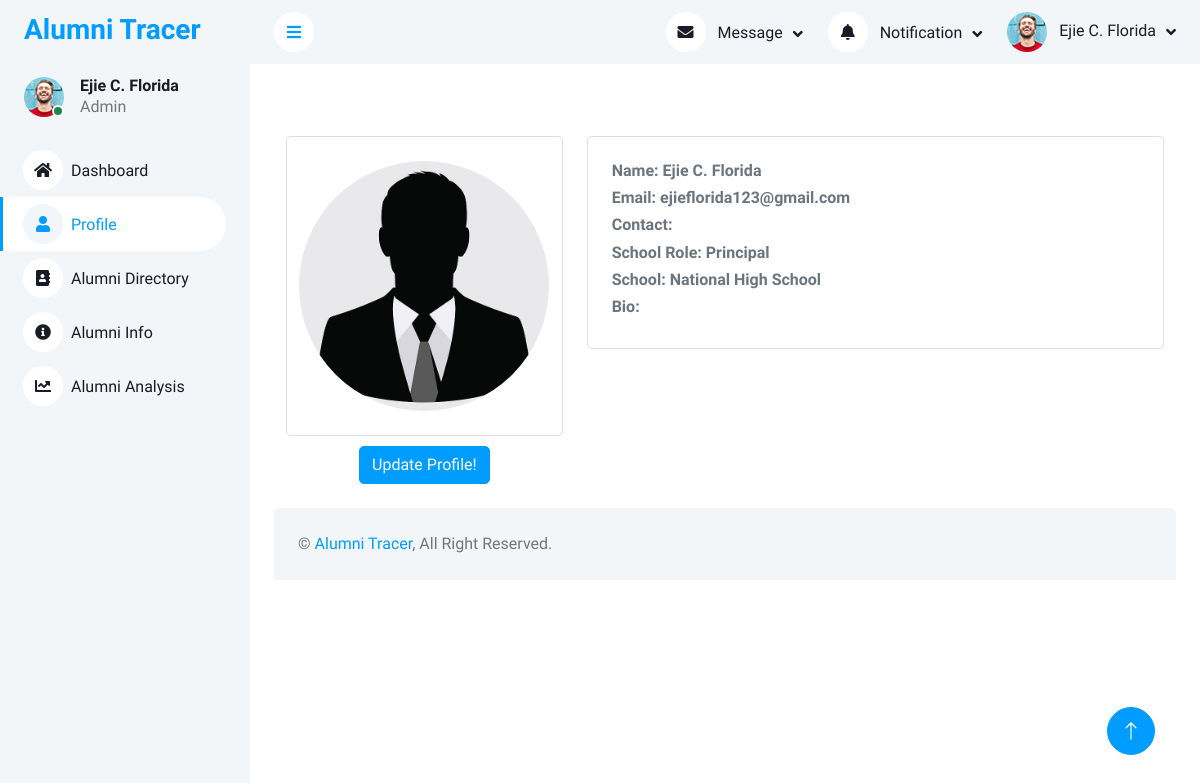
The app's page /php_files/admin_profile.php (signed in) with its own data.
### tables this page shows
CREATE TABLE `r_accounts` (
  `id` int(11) NOT NULL,
  `name` varchar(100) NOT NULL,
  `email` varchar(100) NOT NULL,
  `school_role` varchar(100) NOT NULL,
  `school` varchar(255) NOT NULL,
  `password` varchar(200) NOT NULL,
  `date_registered` datetime NOT NULL DEFAULT current_timestamp(),
  `profile_img` varchar(255) NOT NULL,
  `contact` varchar(255) NOT NULL,
  `bio` varchar(255) NOT NULL,
  `status` varchar(255) NOT NULL,
  `face_data` varchar(255) DEFAULT NULL
);

### php_files/admin_profile.php (the view, shortened to what this page needs)
<?php
include("../connection/conn.php");
function decryptData($encryptedData)
{
    $key = ENCRYPTION_KEY;
    $data = base64_decode($encryptedData);
    $ivLength = openssl_cipher_iv_length('aes-256-cbc');
    $iv = substr($data, 0, $ivLength);
    $encrypted = substr($data, $ivLength);
    return openssl_decrypt($encrypted, 'aes-256-cbc', $key, 0, $iv);
}
$id = $_SESSION['user_id'];
$sql = "SELECT * FROM r_accounts WHERE id = '$id'";
$query = mysqli_query($conn, $sql);
$call = mysqli_fetch_assoc($query);
?>
<!DOCTYPE html>
<html lang="en">
<head>
    <link href="https://cdnjs.cloudflare.com/ajax/libs/font-awesome/5.10.0/css/all.min.css" rel="stylesheet">
    <link href="https://cdn.jsdelivr.net/npm/bootstrap-icons@1.4.1/font/bootstrap-icons.css" rel="stylesheet">
    <link href="../template/lib/owlcarousel/assets/owl.carousel.min.css" rel="stylesheet">
    <link href="../template/lib/tempusdominus/css/tempusdominus-bootstrap-4.min.css" rel="stylesheet" />
    <link href="../template/css/bootstrap.min.css" rel="stylesheet">
    <link href="../template/css/style.css" rel="stylesheet">
</head>
<body>
    <div class="container-xxl position-relative bg-white d-flex p-0">
        <div class="sidebar pe-4 pb-3">
            <nav class="navbar bg-light navbar-light">
                <a href="index.html" class="navbar-brand mx-4 mb-3">
                    <h3 class="text-primary">Alumni Tracer</h3>
                </a>
                <div class="d-flex align-items-center ms-4 mb-4">
                    <div class="position-relative">
                        <img class="rounded-circle" src="../template/img/user.jpg" alt="" style="width: 40px; height: 40px;">
                        <div class="bg-success rounded-circle border border-2 border-white position-absolute end-0 bottom-0 p-1"></div>
                    </div>
                    <div class="ms-3">
                        <h6 class="mb-0"><?php echo decryptData($call["name"] ) ?? 'N/A'; ?></h6>
                        <span>Admin</span>
                    </div>
                </div>
                <div class="navbar-nav w-100">
                <a href="admin_dashboard.php" class="nav-item nav-link "><i class="fa fa-home me-2"></i>Dashboard</a>
                <a href="admin_profile.php" class="nav-item nav-link active"><i class="fa fa-user me-2"></i>Profile</a>
                <a href="admin_alumni_directory.php" class="nav-item nav-link"><i class="fa fa-address-book me-2"></i>Alumni Directory</a>
                <a href="admin_alumni_information.php" class="nav-item nav-link"><i class="fa fa-info-circle me-2"></i>Alumni Info</a>
                <a href="admin_alumni_analysis.php" class="nav-item nav-link"><i class="fa fa-chart-line me-2"></i>Alumni Analysis</a>
                </div>
            </nav>
        </div>
        <div class="content">
            <nav class="navbar navbar-expand bg-light navbar-light sticky-top px-4 py-0">
                <a href="#" class="sidebar-toggler flex-shrink-0">
                    <i class="fa fa-bars"></i>
                </a>
                <div class="navbar-nav align-items-center ms-auto">
                    <div class="nav-item dropdown">
                        <a href="#" class="nav-link dropdown-toggle" data-bs-toggle="dropdown">
                            <i class="fa fa-envelope me-lg-2"></i>
                            <span class="d-none d-lg-inline-flex">Message</span>
                        </a>
                    </div>
                    <div class="nav-item dropdown">
                        <a href="#" class="nav-link dropdown-toggle" data-bs-toggle="dropdown">
                            <i class="fa fa-bell me-lg-2"></i>
                            <span class="d-none d-lg-inline-flex">Notification</span>
                        </a>
                    </div>
                    <div class="nav-item dropdown">
                        <a href="#" class="nav-link dropdown-toggle" data-bs-toggle="dropdown">
                            <img class="rounded-circle me-lg-2" src="../template/img/user.jpg" alt="" style="width: 40px; height: 40px;">
                            <span class="d-none d-lg-inline-flex"><?php echo decryptData($call["name"] ) ?? 'N/A'; ?></span>
                        </a>
                    </div>
                </div>
            </nav>
            <div class="container-fluid pt-4 px-4">
<div class="container mt-5">
    <div class="row">
        <div class="col-lg-4 text-center">
        <div class="card p-3" style="display: flex; justify-content: center; align-items: center; height: 300px;">
        <img src="<?php echo $call['profile_img']; ?>" alt="Profile Picture" id="profile_pic"  style=" height: 250px; width: 250px; border-radius: 50%;">
    </div>
<button type="button" class="btn btn-primary" data-bs-toggle="modal" data-bs-target="#updateProfileModal" style=" margin-top: 10px;">Update Profile!</button>
        </div>
        <div class="col-lg-8">
            <div class="card p-4">
                <div class="col-lg-8">
                    <p class="h6 text-secondary"><strong>Name:</strong> <?php echo decryptData($call['name']) ?? 'N/A'; ?></p>
                    <p class="h6 text-secondary"><strong>Email:</strong> <?php echo $call['email'] ?? 'N/A'; ?></p>
                    <p class="h6 text-secondary"><strong>Contact:</strong> <?php echo decryptData($call['contact']) ?? '000-0000-000'; ?></p>
                    <p class="h6 text-secondary"><strong>School Role:</strong> <?php echo decryptData($call['school_role']) ?? 'N/A'; ?></p>
                    <p class="h6 text-secondary"><strong>School:</strong> <?php echo decryptData($call['school']) ?? 'N/A'; ?></p>
                    <p class="h6 text-secondary"><strong>Bio:</strong> <?php echo decryptData($call['bio']) ?? 'N/A'; ?></p>
                </div>
            </div>
        </div>
    </div>
</div>
            </div>
            <div class="container-fluid pt-4 px-4">
                <div class="bg-light rounded-top p-4">
                    <div class="row">
                        <div class="col-12 col-sm-6 text-center text-sm-start">
                            &copy; <a href="#">Alumni Tracer</a>, All Right Reserved.
                        </div>
                    </div>
                </div>
            </div>
        </div>
        <a href="#" class="btn btn-lg btn-primary btn-lg-square back-to-top"><i class="bi bi-arrow-up"></i></a>
    </div>
</body>
</html>

### template/css/style.css (style rules this page uses)
:root { --primary: #009CFF; --light: #F3F6F9; --dark: #191C24; }
.back-to-top { position: fixed; display: none; right: 45px; bottom: 45px; z-index: 99; }
.btn { transition: .5s; }
.btn.btn-primary { color: #FFFFFF; }
.btn-lg-square { width: 48px; height: 48px; }
.btn-square, .btn-sm-square, .btn-lg-square { padding: 0; display: inline-flex; align-items: center; justify-content: center; font-weight: normal; border-radius: 50px; }
.sidebar { position: fixed; top: 0; left: 0; bottom: 0; width: 250px; height: 100vh; overflow-y: auto; background: var(--light); transition: 0.5s; z-index: 999; }
.content { margin-left: 250px; min-height: 100vh; background: #FFFFFF; transition: 0.5s; }
@media (min-width: 992px) { .sidebar { margin-left: 0; } }
@media (min-width: 992px) { .content { width: calc(100% - 250px); } }
.sidebar .navbar .navbar-nav .nav-link { padding: 7px 20px; color: var(--dark); font-weight: 500; border-left: 3px solid var(--light); border-radius: 0 30px 30px 0; outline: none; }
.sidebar .navbar .navbar-nav .nav-link:hover, .sidebar .navbar .navbar-nav .nav-link.active { color: var(--primary); background: #FFFFFF; border-color: var(--primary); }
.sidebar .navbar .navbar-nav .nav-link i { width: 40px; height: 40px; display: inline-flex; align-items: center; justify-content: center; background: #FFFFFF; border-radius: 40px; }
.sidebar .navbar .navbar-nav .nav-link:hover i, .sidebar .navbar .navbar-nav .nav-link.active i { background: var(--light); }
.content .navbar .navbar-nav .nav-link { margin-left: 25px; padding: 12px 0; color: var(--dark); outline: none; }
.content .navbar .sidebar-toggler, .content .navbar .navbar-nav .nav-link i { width: 40px; height: 40px; display: inline-flex; align-items: center; justify-content: center; background: #FFFFFF; border-radius: 40px; }
.content .navbar .dropdown-toggle::after { margin-left: 6px; vertical-align: middle; border: none; content: "\f107"; font-family: "Font Awesome 5 Free"; font-weight: 900; transition: .5s; }

### records on screen
r_accounts: name "Ejie C. Florida", profile_img (placeholder picture), email "ejieflorida123@gmail.com", school_role "Principal", school "National High School"
